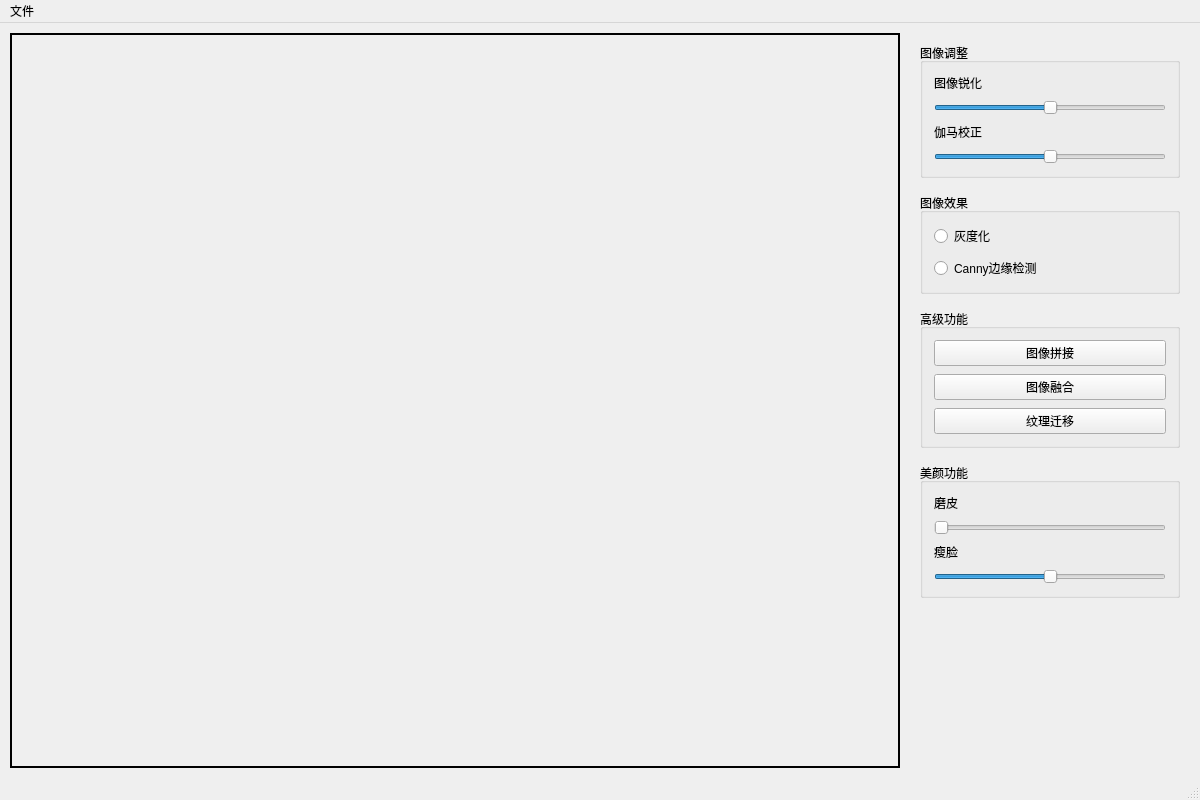
<?xml version="1.0" encoding="UTF-8"?>
<ui version="4.0">
 <class>MainWindow</class>
 <widget class="QMainWindow" name="MainWindow">
  <property name="geometry">
   <rect>
    <x>0</x>
    <y>0</y>
    <width>1200</width>
    <height>800</height>
   </rect>
  </property>
  <property name="windowTitle">
   <string>Pic Editor</string>
  </property>
  <widget class="QWidget" name="centralWidget">
   <layout class="QHBoxLayout" name="mainLayout">
    <property name="spacing">
     <number>10</number>
    </property>
    <property name="leftMargin">
     <number>10</number>
    </property>
    <property name="topMargin">
     <number>10</number>
    </property>
    <property name="rightMargin">
     <number>10</number>
    </property>
    <property name="bottomMargin">
     <number>10</number>
    </property>
    <!-- 左边图像展示区域 -->
    <item>
     <widget class="QLabel" name="label_show">
      <property name="frameShape">
       <enum>QFrame::WinPanel</enum>
      </property>
      <property name="lineWidth">
       <number>2</number>
      </property>
      <property name="sizePolicy">
       <sizepolicy hsizetype="Expanding" vsizetype="Expanding">
        <horstretch>3</horstretch>
        <verstretch>0</verstretch>
       </sizepolicy>
      </property>
      <property name="minimumSize">
       <size>
        <width>400</width>
        <height>300</height>
       </size>
      </property>
      <property name="text">
       <string></string>
      </property>
      <property name="alignment">
       <set>Qt::AlignCenter</set>
      </property>
      <property name="scaledContents">
       <bool>true</bool>
      </property>
     </widget>
    </item>

    <!-- 右边控件操作区 -->
    <item>
     <widget class="QWidget" name="controlWidget">
      <property name="sizePolicy">
       <sizepolicy hsizetype="Fixed" vsizetype="Expanding">
        <horstretch>0</horstretch>
        <verstretch>0</verstretch>
       </sizepolicy>
      </property>
      <property name="minimumSize">
       <size>
        <width>280</width>
        <height>0</height>
       </size>
      </property>
      <property name="maximumSize">
       <size>
        <width>280</width>
        <height>16777215</height>
       </size>
      </property>
      <layout class="QVBoxLayout" name="controlLayout">
       <property name="spacing">
        <number>15</number>
       </property>
       <property name="leftMargin">
        <number>10</number>
       </property>
       <property name="topMargin">
        <number>10</number>
       </property>
       <property name="rightMargin">
        <number>10</number>
       </property>
       <property name="bottomMargin">
        <number>10</number>
       </property>
       <item>
        <widget class="QGroupBox" name="groupBox_adjust">
         <property name="title">
          <string>图像调整</string>
         </property>
         <layout class="QVBoxLayout" name="verticalLayout_adjust">
          <property name="spacing">
           <number>8</number>
          </property>
          <item>
           <widget class="QLabel" name="ImageSharpeningLabel">
            <property name="text">
             <string>图像锐化</string>
            </property>
           </widget>
          </item>
          <item>
           <widget class="QSlider" name="ImageSharpeningSlider">
            <property name="minimum">
             <number>-50</number>
            </property>
            <property name="maximum">
             <number>50</number>
            </property>
            <property name="orientation">
             <enum>Qt::Horizontal</enum>
            </property>
           </widget>
          </item>
          <item>
           <widget class="QLabel" name="GammaCorrectionLabel">
            <property name="text">
             <string>伽马校正</string>
            </property>
           </widget>
          </item>
          <item>
           <widget class="QSlider" name="GammaCorrectionSlider">
            <property name="minimum">
             <number>-50</number>
            </property>
            <property name="maximum">
             <number>50</number>
            </property>
            <property name="orientation">
             <enum>Qt::Horizontal</enum>
            </property>
           </widget>
          </item>
         </layout>
        </widget>
       </item>
       <item>
        <widget class="QGroupBox" name="groupBox_effects">
         <property name="title">
          <string>图像效果</string>
         </property>
         <layout class="QVBoxLayout" name="verticalLayout_effects">
          <property name="spacing">
           <number>8</number>
          </property>
          <item>
           <widget class="QRadioButton" name="IfGrayscale">
            <property name="text">
             <string>灰度化</string>
            </property>
            <property name="autoExclusive">
             <bool>false</bool>
            </property>
           </widget>
          </item>
          <item>
           <widget class="QRadioButton" name="IfEdgeDetect">
            <property name="text">
             <string>Canny边缘检测</string>
            </property>
            <property name="autoExclusive">
             <bool>false</bool>
            </property>
           </widget>
          </item>
         </layout>
        </widget>
       </item>
       <item>
        <widget class="QGroupBox" name="groupBox_advanced">
         <property name="title">
          <string>高级功能</string>
         </property>
         <layout class="QVBoxLayout" name="verticalLayout_advanced">
          <property name="spacing">
           <number>8</number>
          </property>
          <item>
           <widget class="QPushButton" name="ImageSitchingButton">
            <property name="text">
             <string>图像拼接</string>
            </property>
            <property name="minimumHeight">
             <number>30</number>
            </property>
           </widget>
          </item>
          <item>
           <widget class="QPushButton" name="ImageFusionButton">
            <property name="text">
             <string>图像融合</string>
            </property>
            <property name="minimumHeight">
             <number>30</number>
            </property>
           </widget>
          </item>
          <item>
           <widget class="QPushButton" name="ImageTextureTransferButton">
            <property name="text">
             <string>纹理迁移</string>
            </property>
            <property name="minimumHeight">
             <number>30</number>
            </property>
           </widget>
          </item>
         </layout>
        </widget>
       </item>
       <item>
        <widget class="QGroupBox" name="groupBox_beauty">
         <property name="title">
          <string>美颜功能</string>
         </property>
         <layout class="QVBoxLayout" name="verticalLayout_beauty">
          <property name="spacing">
           <number>8</number>
          </property>
          <item>
           <widget class="QLabel" name="SkinSmoothingLabel">
            <property name="text">
             <string>磨皮</string>
            </property>
           </widget>
          </item>
          <item>
           <widget class="QSlider" name="SkinSmoothingSlider_6">
            <property name="minimum">
             <number>0</number>
            </property>
            <property name="maximum">
             <number>100</number>
            </property>
            <property name="orientation">
             <enum>Qt::Horizontal</enum>
            </property>
           </widget>
          </item>
          <item>
           <widget class="QLabel" name="FaceSlimming">
            <property name="text">
             <string>瘦脸</string>
            </property>
           </widget>
          </item>
          <item>
           <widget class="QSlider" name="FaceSlimmingSlider_7">
            <property name="minimum">
             <number>-50</number>
            </property>
            <property name="maximum">
             <number>50</number>
            </property>
            <property name="orientation">
             <enum>Qt::Horizontal</enum>
            </property>
           </widget>
          </item>
         </layout>
        </widget>
       </item>
       <item>
        <spacer name="verticalSpacer">
         <property name="orientation">
          <enum>Qt::Vertical</enum>
         </property>
         <property name="sizeHint" stdset="0">
          <size>
           <width>20</width>
           <height>40</height>
          </size>
         </property>
        </spacer>
       </item>
      </layout>
     </widget>
    </item>
   </layout>
  </widget>

  <widget class="QMenuBar" name="menuBar">
   <property name="geometry">
    <rect>
     <x>0</x>
     <y>0</y>
     <width>1200</width>
     <height>22</height>
    </rect>
   </property>
   <widget class="QMenu" name="menuFile">
    <property name="title">
     <string>文件</string>
    </property>
    <addaction name="Action_Load"/>
    <addaction name="Action_Save"/>
   </widget>
   <addaction name="menuFile"/>
  </widget>
  <widget class="QStatusBar" name="statusBar"/>
  <action name="Action_Save">
   <property name="text">
    <string>保存图片</string>
   </property>
   <property name="shortcut">
    <string>Ctrl+S</string>
   </property>
  </action>
  <action name="Action_Load">
   <property name="text">
    <string>加载图片</string>
   </property>
   <property name="shortcut">
    <string>Ctrl+O</string>
   </property>
  </action>
 </widget>
 <layoutdefault spacing="6" margin="11"/>
 <resources/>
 <connections/>
</ui>
